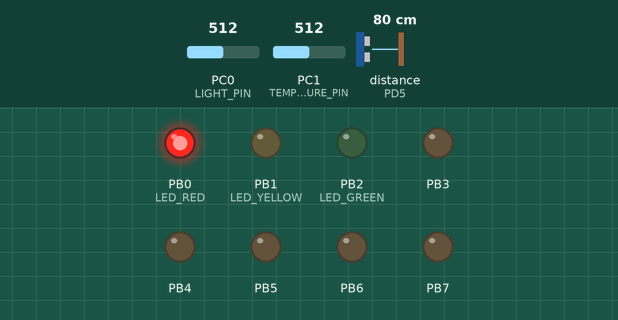
A program run on a simulated ATmega328P, built with avr-gcc and emulated at 16 MHz. Shown: output pins drawn as LEDs (lit = HIGH). Wiring (inferred from the names in the program): ultrasonic range finder: trigger PD4; echo PD5. The inputs (shaded band) are chosen by the test bench; at power-on: PC0 (LIGHT_PIN) = 512, PC1 (TEMPERATURE_PIN) = 512, distance to the obstacle (sensor on PD5) 80 cm. The echo pulse lasts 58.3 µs per cm; pins used as bus, display or sensor lines are not drawn; what the program prints to the serial monitor is not drawn.

Above: at 0.1 s.
At 0.6 s:
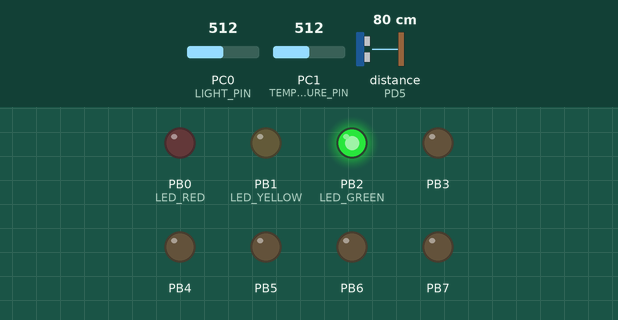
Timing chart, 0 to 2.1 s (numbered marks = the images above):
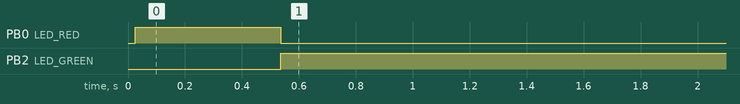

The program:

main.c
```c
#include <avr/io.h>

#include "main.h"
#include "uart.h"
#include "sunblind.h"
#include "sensors.h"
#include "scheduler.h"

// Instruction In: Set unit
void set_unit(uint8_t unit){
	current_unit = unit;
}

// Instruction In: Set unit's open/close values
void set_unit_range(uint8_t unit, uint8_t open, uint8_t close){
	if(unit == TEMPERATURE){
		temperature_open = open;
		temperature_close = close;
	}else if(unit == LIGHT){
		light_open = open;
		light_close = close;
	}
}

// Route the received instruction to the right function
void route_instruction(){
	if(has_input()){
		uint8_t input = receive();
		uint8_t code = input >> 4;

		if(code == SET_UNIT){
			uint8_t unit = input & 0x07;
			set_unit(unit);
		}else if(code == ROLL){
			set_unit(MANUAL); // If manual roll in or out, don't overwrite it again with temperature until changed manually.
			uint8_t direction = input & 0x01;
			roll(direction);
		}else if (code == SET_UNIT_RANGE){
			uint8_t unit = input & 0x07;
			uint8_t minimum = receive();
			uint8_t maximum = receive();
			set_unit_range(unit, minimum, maximum);
		}
	}
}

// Instruction out: Sends unit's open/close and current values
void transmit_unit_values(char unit, uint8_t open_at, uint8_t close_at, uint8_t current_value){
	transmit((UNIT_VALUE_INFO << 4)|unit);
	transmit(open_at);
	transmit(close_at);
	transmit(current_value);
}

// Instruction out: Sends all info about the control unit
void transmit_status(){
	// Status: Opened, Closed, Expanding, Collapsing (2 bits min.)
	transmit((STATE_INFO << 4)|current_status);
	// Current distance (7 bits min.)
	transmit(current_distance);

	// Current Unit: Manual, Light of Temperature (3 bits min.)
	transmit((UNIT_INFO << 4)|current_unit);

	// Temperature info:
	if(current_unit == TEMPERATURE){
		transmit_unit_values(TEMPERATURE, temperature_open, temperature_close, current_temperature);
	}
	// Light info:
	else if(current_unit == LIGHT){
		transmit_unit_values(LIGHT, light_open, light_close, current_light);
	}


	transmit('\r');
	transmit('\n');
}

void init(){
	// UART
	uart_init();

	DDRB = 0xFF;
	DDRD = 0x00 | ULTRASONIC_TRIGGER;

	current_status = CLOSED;
	current_unit = 0xff;

	light_open = 50;
	light_close = 100;
	temperature_open = 22;
	temperature_close = 28;

	// ADC init
	ADCSRA |= (1<<ADPS2);
	ADMUX |= (1<<REFS0);
	ADCSRA |= (1<<ADEN);
	ADCSRA |= (1<<ADSC);

	// Scheduler
	SCH_Init_T1();
	SCH_Add_Task(route_instruction, 0, 5); // Check every 50ms for input
	SCH_Add_Task(transmit_status, 0, 6000); // Send status every 60s
	SCH_Add_Task(check_sunblind_position, 0, 50); // Checking state every 500ms
	SCH_Add_Task(check_temperature, 0, 4000); // Checking state every 40s
	SCH_Add_Task(check_light, 0, 3000); // Checking state every 30s
	SCH_Start();
}

int main(void)
{
   init();
   while(1) {
	   SCH_Dispatch_Tasks();
   }

   return 0;
}
```

main.h
```c
#include <avr/io.h>

#ifndef MAIN_H
#define MAIN_H

// instructions
#define SET_UNIT 1
#define ROLL 2
#define SET_UNIT_RANGE 3

// units
#define MANUAL 0
#define LIGHT 1
#define TEMPERATURE 2

// direction
#define CLOSED 0
#define OPENED 1
#define EXPANDING 2
#define COLLAPSING 3

// Responses
#define STATE_INFO 1
#define UNIT_INFO 2
#define UNIT_VALUE_INFO 3

uint8_t current_unit;
char current_status;

uint8_t current_distance;
uint8_t current_temperature;
uint8_t current_light;

uint8_t light_open;
uint8_t light_close;
uint8_t temperature_open;
uint8_t temperature_close;

#endif
```

scheduler.c
```c
#include "scheduler.h"
#include <avr/io.h>
#include <avr/interrupt.h>

// The array of tasks
sTask SCH_tasks_G[SCH_MAX_TASKS];


/*------------------------------------------------------------------*-

  SCH_Dispatch_Tasks()

  This is the 'dispatcher' function.  When a task (function)
  is due to run, SCH_Dispatch_Tasks() will run it.
  This function must be called (repeatedly) from the main loop.

-*------------------------------------------------------------------*/

void SCH_Dispatch_Tasks(void)
{
   unsigned char Index;

   // Dispatches (runs) the next task (if one is ready)
   for(Index = 0; Index < SCH_MAX_TASKS; Index++)
   {
      if((SCH_tasks_G[Index].RunMe > 0) && (SCH_tasks_G[Index].pTask != 0))
      {
         (*SCH_tasks_G[Index].pTask)();  // Run the task
         SCH_tasks_G[Index].RunMe -= 1;   // Reset / reduce RunMe flag

         // Periodic tasks will automatically run again
         // - if this is a 'one shot' task, remove it from the array
         if(SCH_tasks_G[Index].Period == 0)
         {
            SCH_Delete_Task(Index);
         }
      }
   }
}

/*------------------------------------------------------------------*-

  SCH_Add_Task()

  Causes a task (function) to be executed at regular intervals
  or after a user-defined delay

  pFunction - The name of the function which is to be scheduled.
              NOTE: All scheduled functions must be 'void, void' -
              that is, they must take no parameters, and have
              a void return type.

  DELAY     - The interval (TICKS) before the task is first executed

  PERIOD    - If 'PERIOD' is 0, the function is only called once,
              at the time determined by 'DELAY'.  If PERIOD is non-zero,
              then the function is called repeatedly at an interval
              determined by the value of PERIOD (see below for examples
              which should help clarify this).


  RETURN VALUE:

  Returns the position in the task array at which the task has been
  added.  If the return value is SCH_MAX_TASKS then the task could
  not be added to the array (there was insufficient space).  If the
  return value is < SCH_MAX_TASKS, then the task was added
  successfully.

  Note: this return value may be required, if a task is
  to be subsequently deleted - see SCH_Delete_Task().

  EXAMPLES:

  Task_ID = SCH_Add_Task(Do_X,1000,0);
  Causes the function Do_X() to be executed once after 1000 sch ticks.

  Task_ID = SCH_Add_Task(Do_X,0,1000);
  Causes the function Do_X() to be executed regularly, every 1000 sch ticks.

  Task_ID = SCH_Add_Task(Do_X,300,1000);
  Causes the function Do_X() to be executed regularly, every 1000 ticks.
  Task will be first executed at T = 300 ticks, then 1300, 2300, etc.

-*------------------------------------------------------------------*/

unsigned char SCH_Add_Task(void (*pFunction)(), const unsigned int DELAY, const unsigned int PERIOD)
{
   unsigned char Index = 0;

   // First find a gap in the array (if there is one)
   while((SCH_tasks_G[Index].pTask != 0) && (Index < SCH_MAX_TASKS))
   {
      Index++;
   }

   // Have we reached the end of the list?
   if(Index == SCH_MAX_TASKS)
   {
      // Task list is full, return an error code
      return SCH_MAX_TASKS;
   }

   // If we're here, there is a space in the task array
   SCH_tasks_G[Index].pTask = pFunction;
   SCH_tasks_G[Index].Delay =DELAY;
   SCH_tasks_G[Index].Period = PERIOD;
   SCH_tasks_G[Index].RunMe = 0;

   // return position of task (to allow later deletion)
   return Index;
}

/*------------------------------------------------------------------*-

  SCH_Delete_Task()

  Removes a task from the scheduler.  Note that this does
  *not* delete the associated function from memory:
  it simply means that it is no longer called by the scheduler.

  TASK_INDEX - The task index.  Provided by SCH_Add_Task().

  RETURN VALUE:  RETURN_ERROR or RETURN_NORMAL

-*------------------------------------------------------------------*/

unsigned char SCH_Delete_Task(const unsigned char TASK_INDEX)
{
   // Return_code can be used for error reporting, NOT USED HERE THOUGH!
   unsigned char Return_code = 0;

   SCH_tasks_G[TASK_INDEX].pTask = 0;
   SCH_tasks_G[TASK_INDEX].Delay = 0;
   SCH_tasks_G[TASK_INDEX].Period = 0;
   SCH_tasks_G[TASK_INDEX].RunMe = 0;

   return Return_code;
}

/*------------------------------------------------------------------*-

  SCH_Init_T1()

  Scheduler initialisation function.  Prepares scheduler
  data structures and sets up timer interrupts at required rate.
  You must call this function before using the scheduler.

-*------------------------------------------------------------------*/

void SCH_Init_T1(void)
{
   unsigned char i;

   for(i = 0; i < SCH_MAX_TASKS; i++)
   {
      SCH_Delete_Task(i);
   }

   // Set up Timer 1
   // Values for 1ms and 10ms ticks are provided for various crystals

   // Hier moet de timer periode worden aangepast ....!
   OCR1A = (uint16_t)625;   		     // 10ms = (256/16.000.000) * 625
   TCCR1B = (1 << CS12) | (1 << WGM12);  // prescale op 64, top counter = value OCR1A (CTC mode)
   TIMSK1 = 1 << OCIE1A;   		     // Timer 1 Output Compare A Match Interrupt Enable
}

/*------------------------------------------------------------------*-

  SCH_Start()

  Starts the scheduler, by enabling interrupts.

  NOTE: Usually called after all regular tasks are added,
  to keep the tasks synchronised.

  NOTE: ONLY THE SCHEDULER INTERRUPT SHOULD BE ENABLED!!!

-*------------------------------------------------------------------*/

void SCH_Start(void)
{
      sei();
}

/*------------------------------------------------------------------*-

  SCH_Update

  This is the scheduler ISR.  It is called at a rate
  determined by the timer settings in SCH_Init_T1().

-*------------------------------------------------------------------*/

ISR(TIMER1_COMPA_vect)
{
   unsigned char Index;
   for(Index = 0; Index < SCH_MAX_TASKS; Index++)
   {
      // Check if there is a task at this location
      if(SCH_tasks_G[Index].pTask)
      {
         if(SCH_tasks_G[Index].Delay == 0)
         {
            // The task is due to run, Inc. the 'RunMe' flag
            SCH_tasks_G[Index].RunMe += 1;

            if(SCH_tasks_G[Index].Period)
            {
               // Schedule periodic tasks to run again
               SCH_tasks_G[Index].Delay = SCH_tasks_G[Index].Period;
               SCH_tasks_G[Index].Delay -= 1;
            }
         }
         else
         {
            // Not yet ready to run: just decrement the delay
            SCH_tasks_G[Index].Delay -= 1;
         }
      }
   }
}
```

scheduler.h
```c
// Scheduler data structure for storing task data
typedef struct
{
	// Pointer to task
	void (* pTask)(void);
	// Initial delay in ticks
	unsigned int Delay;
	// Periodic interval in ticks
	unsigned int Period;
	// Runme flag (indicating when the task is due to run)
	unsigned char RunMe;
} sTask;

// Function prototypes
//-------------------------------------------------------------------

void SCH_Init_T1(void);
void SCH_Start(void);
// Core scheduler functions
void SCH_Dispatch_Tasks(void);
unsigned char SCH_Add_Task(void (*)(void), const unsigned int, const unsigned int);
unsigned char SCH_Delete_Task(const unsigned char);

// hier het aantal taken aanpassen ....!!
// Maximum number of tasks

#define SCH_MAX_TASKS (5)
```

sensors.c
```c
#include "main.h"
#include "sunblind.h"
#include "sensors.h"

uint16_t read_adc(uint8_t channel)
{
	ADMUX &= 0xF0;
	ADMUX |= channel;
	ADCSRA |= (1<<ADSC);
	loop_until_bit_is_set(ADCSRA, ADSC);
	return ADCW;
}

// Scheduler function: Sets the current temperature in the global current_temperature value
void check_temperature(){
	float voltage = read_adc(TEMPERATURE_PIN) * 5.0 / 1023.0;
	uint8_t temperature = (uint8_t)((voltage - 0.5) * 100);

	if(temperature > 0){
		current_temperature = temperature;
		if(current_unit == 0xff){
			current_unit = TEMPERATURE;
		}

		if(current_unit == TEMPERATURE){
			if((current_status == CLOSED) & (current_temperature >= temperature_open)){
				roll(OPENED);
			}else if((current_status == OPENED) & (current_temperature <= temperature_close)){
				roll(CLOSED);
			}
		}
	}
}

// Scheduler function: Sets the current light in the global current_light value
void check_light(){
	uint16_t ADC_VALUE = read_adc(LIGHT_PIN);
	uint8_t light = (uint8_t) (ADC_VALUE / 4); // 10 bits to max. 8 bits

	if(light > 0){
		current_light = light;
		if(current_unit == 0xff){
			current_unit = LIGHT;
		}

		if(current_unit == LIGHT){
			if((current_status == CLOSED) & (current_light >= light_open)){
				roll(OPENED);
			}else if((current_status == OPENED) & (current_light <= light_close)){
				roll(CLOSED);
			}
		}

	}
}
```

sensors.h
```c
#ifndef SENSORS_H
#define SENSORS_H

#define LIGHT_PIN PINC0
#define TEMPERATURE_PIN PINC1

void check_temperature();
void check_light();

#endif
```

sunblind.c
```c
#include <avr/io.h>
#define F_CPU 16e6
#include <util/delay.h>
#include "main.h"
#include "sunblind.h"
#include "uart.h"

// Return the distance of the ultrasonic sensor.
uint8_t measure_distance(){
	uint8_t distance_cm = 0;
	PIND = 0x00;

	PORTD &= ~ULTRASONIC_TRIGGER;
	_delay_ms(2);
	PORTD |= ULTRASONIC_TRIGGER;
	_delay_us(10);
	PORTD &= ~ULTRASONIC_TRIGGER;
	loop_until_bit_is_set(PIND, PIND5);
	TCNT1 = 0;
	loop_until_bit_is_clear(PIND, PIND5);
	uint16_t time = TCNT1;
	distance_cm = time / 4;

	return distance_cm;
}

// Scheduler function: Check the position of the sunblinds
// and store it in the global variables current_distance and current_status
void check_sunblind_position(){
	uint8_t distance = measure_distance();
	uint8_t control_distance = measure_distance();

	uint8_t difference = distance - control_distance;
	if(difference > -2 && difference < 2){
		current_distance = distance;

		if(current_status == EXPANDING && distance > 30){
			current_status = OPENED;
		}else if(current_status == COLLAPSING && distance < 10){
			current_status = CLOSED;
		}
	}
	set_leds();
}

// Instruction In: Set the current status based on the direction requested
void roll(char direction){
	if(direction == CLOSED && current_status == OPENED){
		current_status = COLLAPSING;
	}else if(direction == OPENED && current_status == CLOSED){
		current_status = EXPANDING;
	}
}


// Set the LEDs based on the current status
// Closed = Red, Open = Green, Opening = Green and blinking Yellow, Closing = Red and blinking Yellow
void set_leds(){
	if(current_status == OPENED || current_status == EXPANDING){
		PORTB |= LED_GREEN;
		PORTB &= ~LED_RED;
	}else if (current_status == CLOSED || current_status == COLLAPSING){
		PORTB |= LED_RED;
		PORTB &= ~LED_GREEN;
	}

	if (current_status == EXPANDING || current_status == COLLAPSING){
		PORTB ^= LED_YELLOW;
	}else{
		PORTB &= ~LED_YELLOW;
	}
}
```

sunblind.h
```c
#ifndef SUNBLIND_H
#define SUNBLIND_H

#define LED_RED _BV(PORTB0)
#define LED_YELLOW _BV(PORTB1)
#define LED_GREEN _BV(PORTB2)

#define ULTRASONIC_TRIGGER _BV(PORTD4)
#define ULTRASONIC_ECHO _BV(PORTD5)

void check_sunblind_position();
void set_leds();
void roll(char direction);

#endif
```

uart.c
```c
#include <avr/sfr_defs.h>
#include <avr/io.h>
#include "uart.h"

void uart_init(){
	// Baud rate
	UBRR0H = 0;
	UBRR0L = UBBRVAL;
	// Disable U2X Mode
	UCSR0A = 0;
	// Enable receiver and transmitter
	UCSR0B = _BV(TXEN0) | _BV(RXEN0);
	// Set frame format asynchronous, 8 data bit, 1 stop bit
	UCSR0C = _BV(UCSZ01) | _BV(UCSZ00);
}

void transmit(uint8_t data)
{
	loop_until_bit_is_set(UCSR0A, UDRE0);
	UDR0 = data;
}

char has_input(){
	return UCSR0A & _BV(RXC0);
}

uint8_t receive()
{
	loop_until_bit_is_set(UCSR0A, RXC0);
	return UDR0;
}
```

uart.h
```c
#ifndef UART_H
#define UART_H

// 19.2k baudrate
#define UBBRVAL 51

void uart_init();
void transmit(uint8_t);
char has_input();
uint8_t receive();

#endif
```

Measured:
- by itself, PB0 (LED_RED): LOW → HIGH at 0.03 s, → LOW 0.51 s later
- by itself, PB2 (LED_GREEN): LOW → HIGH at 0.54 s
